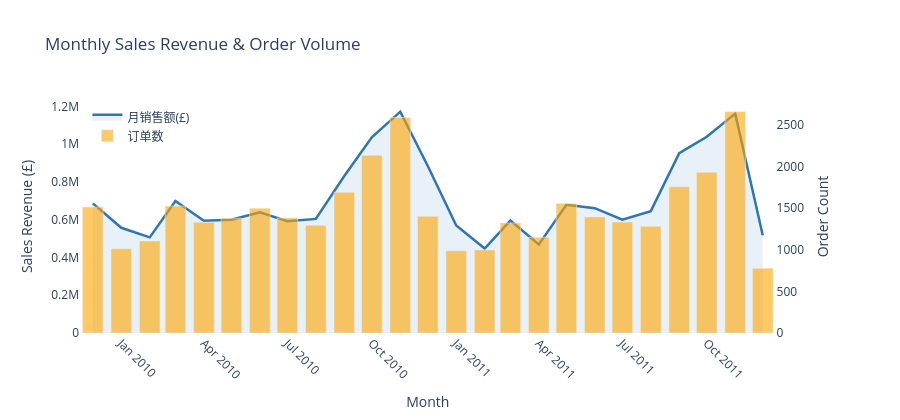

Source (notebook cell):
### Code cell
monthly = df.groupby('Month').agg(
    销售额=('TotalPrice', 'sum'),
    订单数=('Invoice', 'nunique')
).reset_index()

fig1 = make_subplots(specs=[[{"secondary_y": True}]])
fig1.add_trace(go.Scatter(
    x=monthly['Month'], y=monthly['销售额'],
    name='月销售额(£)', line=dict(color='#2E75B6', width=2.5),
    fill='tozeroy', fillcolor='rgba(46,117,182,0.1)'
), secondary_y=False)
fig1.add_trace(go.Bar(
    x=monthly['Month'], y=monthly['订单数'],
    name='订单数', marker_color='rgba(255,165,0,0.6)'
), secondary_y=True)
fig1.update_layout(
    title='Monthly Sales Revenue & Order Volume',
    xaxis_title='Month', height=420,
    legend=dict(x=0.01, y=0.99),
    plot_bgcolor='white', paper_bgcolor='white',
    xaxis=dict(tickangle=45)
)
fig1.update_yaxes(title_text="Sales Revenue (£)", secondary_y=False)
fig1.update_yaxes(title_text="Order Count", secondary_y=True)
fig1.show()
print("图1完成")

### Figure 1 — Plotly figure (JSON) as saved in the notebook; plotly's stock layout.template omitted (floating-point values rounded to 4 significant figures)
{"data": [{"fill": "tozeroy", "fillcolor": "rgba(46,117,182,0.1)", "line": {"color": "#2E75B6", "width": 2.5}, "name": "月销售额(£)", "type": "scatter", "x": ["2009-12", "2010-01", "2010-02", "2010-03", "2010-04", "2010-05", "2010-06", "2010-07", "2010-08", "2010-09", "2010-10", "2010-11", "2010-12", "2011-01", "2011-02", "2011-03", "2011-04", "2011-05", "2011-06", "2011-07", "2011-08", "2011-09", "2011-10", "2011-11", "2011-12"], "xaxis": "x", "y": [686700.0, 557300.0, 506400.0, 699600.0, 594600.0, 600000.0, 639100.0, 591600.0, 604200.0, 831600.0, 1037000.0, 1172000.0, 884600.0, 569400.0, 447100.0, 595500.0, 469200.0, 678600.0, 661200.0, 600100.0, 645300.0, 952800.0, 1039000.0, 1162000.0, 518200.0], "yaxis": "y"}, {"marker": {"color": "rgba(255,165,0,0.6)"}, "name": "订单数", "type": "bar", "x": ["2009-12", "2010-01", "2010-02", "2010-03", "2010-04", "2010-05", "2010-06", "2010-07", "2010-08", "2010-09", "2010-10", "2010-11", "2010-12", "2011-01", "2011-02", "2011-03", "2011-04", "2011-05", "2011-06", "2011-07", "2011-08", "2011-09", "2011-10", "2011-11", "2011-12"], "xaxis": "x", "y": [1512, 1011, 1104, 1524, 1329, 1377, 1497, 1381, 1293, 1689, 2133, 2587, 1400, 987, 997, 1321, 1149, 1555, 1393, 1331, 1280, 1755, 1929, 2657, 778], "yaxis": "y2"}], "layout": {"height": 420, "legend": {"x": 0.01, "y": 0.99}, "paper_bgcolor": "white", "plot_bgcolor": "white", "title": {"text": "Monthly Sales Revenue & Order Volume"}, "xaxis": {"anchor": "y", "domain": [0, 0.94], "tickangle": 45, "title": {"text": "Month"}}, "yaxis": {"anchor": "x", "domain": [0, 1], "title": {"text": "Sales Revenue (£)"}}, "yaxis2": {"anchor": "x", "overlaying": "y", "side": "right", "title": {"text": "Order Count"}}}}
